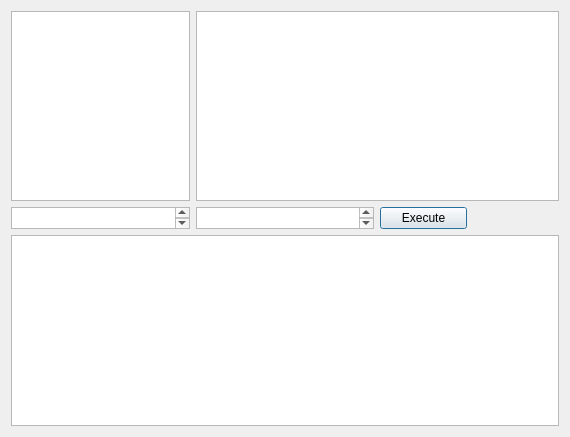
<?xml version="1.0" encoding="UTF-8"?>
<ui version="4.0">
 <class>Dialog</class>
 <widget class="QDialog" name="Dialog">
  <property name="windowModality">
   <enum>Qt::NonModal</enum>
  </property>
  <property name="geometry">
   <rect>
    <x>0</x>
    <y>0</y>
    <width>570</width>
    <height>437</height>
   </rect>
  </property>
  <property name="mouseTracking">
   <bool>true</bool>
  </property>
  <property name="windowTitle">
   <string>Dialog</string>
  </property>
  <property name="autoFillBackground">
   <bool>true</bool>
  </property>
  <layout class="QGridLayout" name="gridLayout">
   <item row="2" column="2" colspan="2">
    <widget class="QTextEdit" name="parameters">
     <property name="sizePolicy">
      <sizepolicy hsizetype="Ignored" vsizetype="Ignored">
       <horstretch>0</horstretch>
       <verstretch>0</verstretch>
      </sizepolicy>
     </property>
     <property name="toolTip">
      <string>&lt;html&gt;&lt;head/&gt;&lt;body&gt;&lt;p&gt;Parameters&lt;/p&gt;&lt;/body&gt;&lt;/html&gt;</string>
     </property>
     <property name="html">
      <string>&lt;!DOCTYPE HTML PUBLIC &quot;-//W3C//DTD HTML 4.0//EN&quot; &quot;http://www.w3.org/TR/REC-html40/strict.dtd&quot;&gt;
&lt;html&gt;&lt;head&gt;&lt;meta name=&quot;qrichtext&quot; content=&quot;1&quot; /&gt;&lt;style type=&quot;text/css&quot;&gt;
p, li { white-space: pre-wrap; }
&lt;/style&gt;&lt;/head&gt;&lt;body style=&quot; font-family:'Ubuntu'; font-size:11pt; font-weight:400; font-style:normal;&quot;&gt;
&lt;p style=&quot;-qt-paragraph-type:empty; margin-top:0px; margin-bottom:0px; margin-left:0px; margin-right:0px; -qt-block-indent:0; text-indent:0px;&quot;&gt;&lt;br /&gt;&lt;/p&gt;&lt;/body&gt;&lt;/html&gt;</string>
     </property>
    </widget>
   </item>
   <item row="2" column="0" colspan="2">
    <widget class="QTextEdit" name="command">
     <property name="sizePolicy">
      <sizepolicy hsizetype="Ignored" vsizetype="Ignored">
       <horstretch>0</horstretch>
       <verstretch>0</verstretch>
      </sizepolicy>
     </property>
     <property name="toolTip">
      <string>&lt;html&gt;&lt;head/&gt;&lt;body&gt;&lt;p&gt;Command&lt;/p&gt;&lt;/body&gt;&lt;/html&gt;</string>
     </property>
     <property name="textInteractionFlags">
      <set>Qt::LinksAccessibleByKeyboard|Qt::TextEditable|Qt::TextEditorInteraction|Qt::TextSelectableByKeyboard|Qt::TextSelectableByMouse</set>
     </property>
    </widget>
   </item>
   <item row="2" column="4">
    <widget class="QPushButton" name="execute">
     <property name="text">
      <string>Execute</string>
     </property>
    </widget>
   </item>
   <item row="3" column="0" colspan="6">
    <widget class="QTextEdit" name="compiler"/>
   </item>
   <item row="0" column="0" colspan="2">
    <widget class="QTreeView" name="browser">
     <property name="sizePolicy">
      <sizepolicy hsizetype="Ignored" vsizetype="Ignored">
       <horstretch>0</horstretch>
       <verstretch>0</verstretch>
      </sizepolicy>
     </property>
    </widget>
   </item>
   <item row="0" column="2" colspan="4">
    <widget class="QTextEdit" name="editWindow">
     <property name="maximumSize">
      <size>
       <width>16777</width>
       <height>16777</height>
      </size>
     </property>
    </widget>
   </item>
  </layout>
 </widget>
 <resources/>
 <connections/>
</ui>
